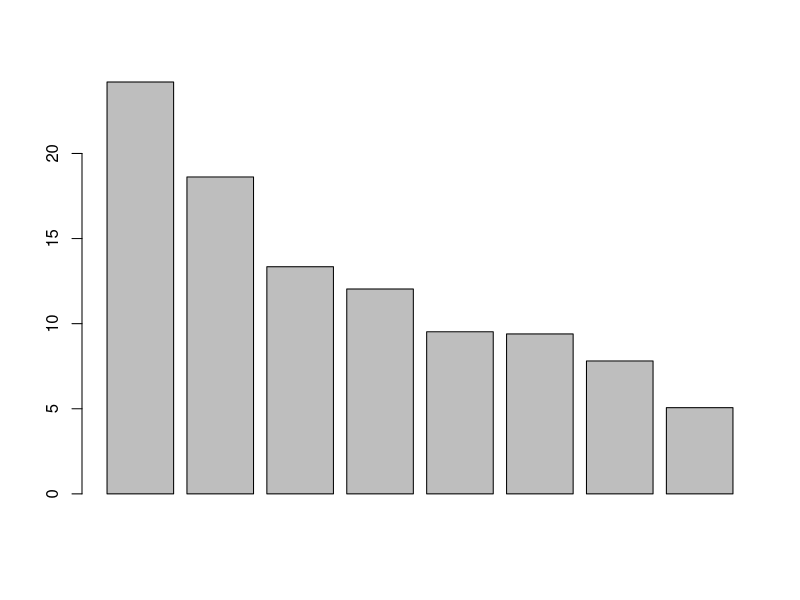
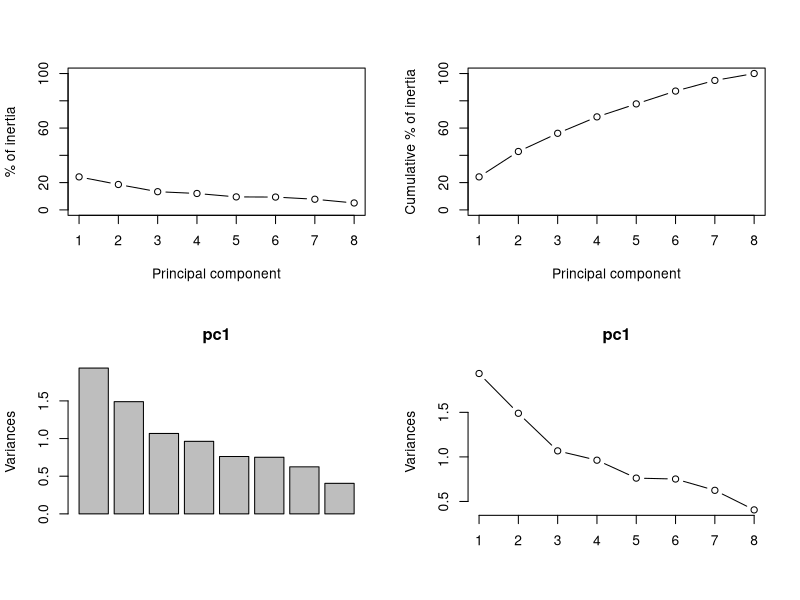
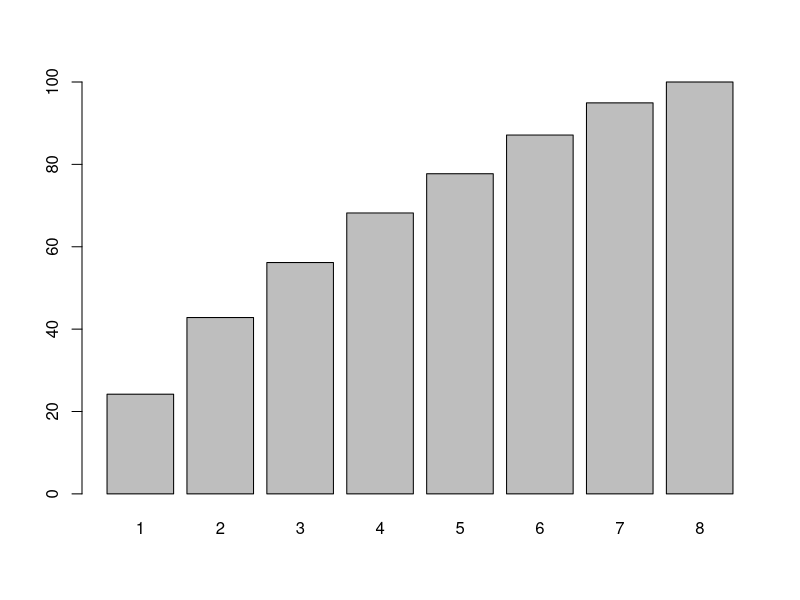
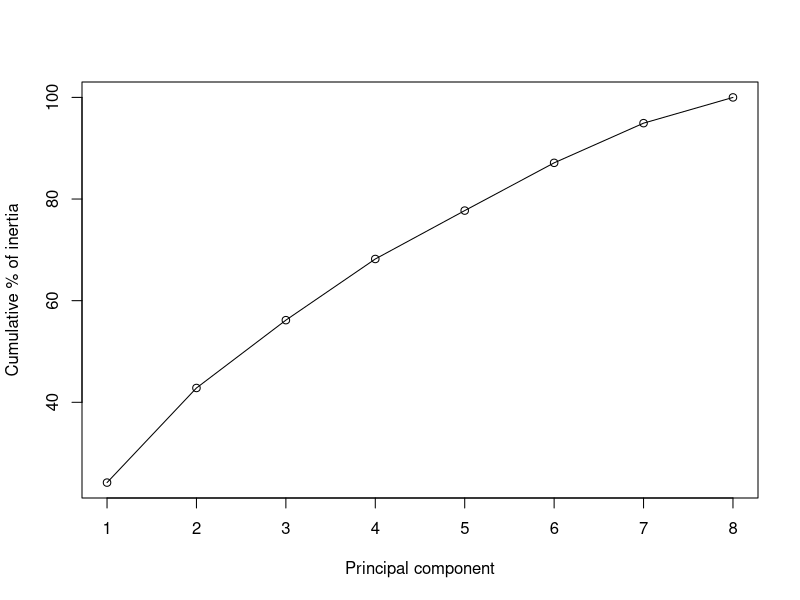
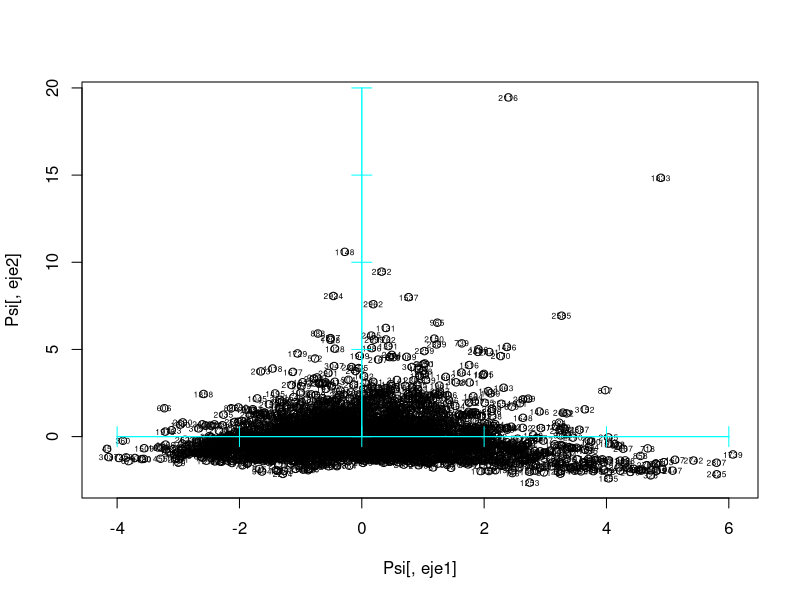
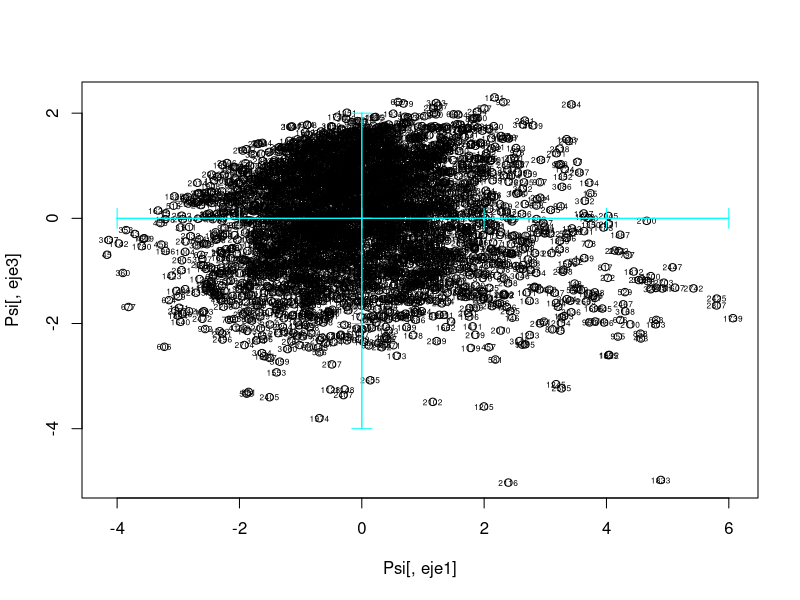
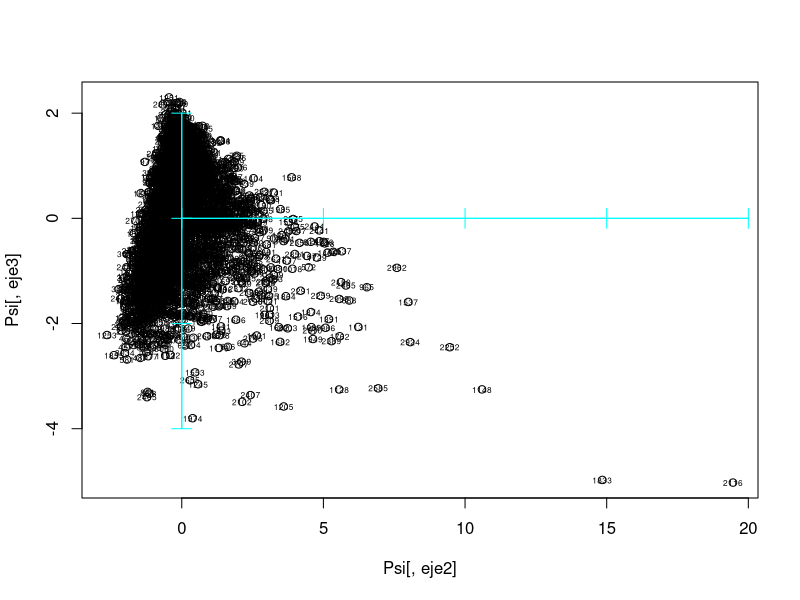
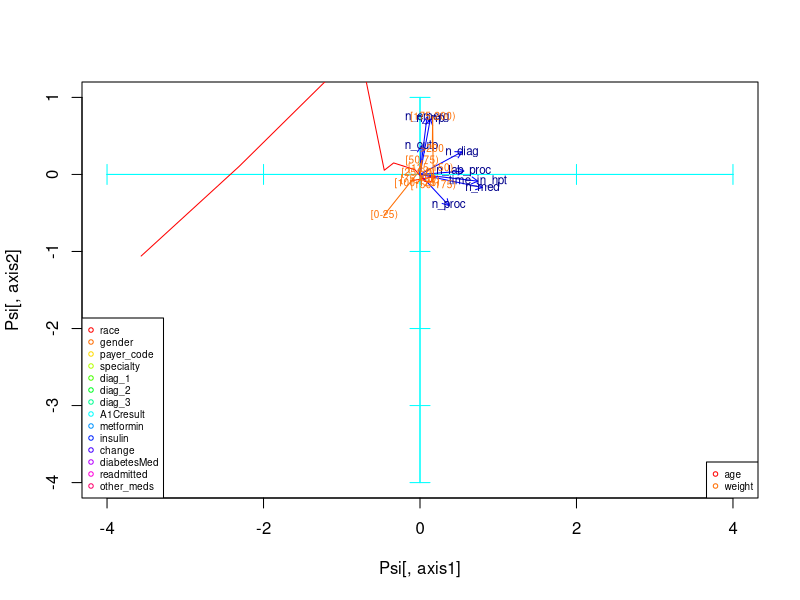

The R source for these figures, in order:
#  READING CREDSCO_BIN
# load("d:/karina/docencia/sreferenciesppt/16.AssociatiusVisualitzacio/MultivariateAnalysis/PracticaR/credscok_bin")

# setwd("D:/karina/docencia/areferenciesPPT/DadesPractiques/CREDSCO")
# dd <- read.table("credscoClean.csv",header=T, sep=";");
setwd("C:/Users/guill/Documents/GitHub/DataMiningOverDiabetics")
dd <- read.csv("processed_data.csv")

objects()
attributes(dd)

#
# VISUALISATION OF DATA
#
# PRINCIPAL COMPONENT ANALYSIS OF CONTINcUOUS VARIABLES, WITH Dictamen PROJECTED AS ILLUSTRATIVE
#

# CREATION OF THE DATA FRAME OF CONTINUOUS VARIABLES

attach(dd)
names(dd)


#set a list of numerical variables


dcon <- data.frame (n_diag,n_inp,n_outp,n_emerg,n_med,n_proc,n_lab_proc,time_in_hpt)



# PRINCIPAL COMPONENT ANALYSIS OF dcon

pc1 <- prcomp(dcon, scale=TRUE)
class(pc1)
attributes(pc1)

print(pc1)




# WHICH PERCENTAGE OF THE TOTAL INERTIA IS REPRESENTED IN SUBSPACES?

pc1$sdev
inerProj<- pc1$sdev^2 
inerProj
totalIner<- sum(inerProj)
totalIner
pinerEix<- 100*inerProj/totalIner
pinerEix
png(filename="ACP/InertiaBarplot.png", width=1920, height=1080,units="px")
barplot(pinerEix)
dev.off()

#Cummulated Inertia in subspaces, from first principal component to the 8th dimension subspace
png(filename="ACP/Inertia2x2.png", width=1920, height=1080,units="px")
par(mfrow=c(2,2))
plot(pinerEix,xlab="Principal component", ylab="% of inertia", ylim=c(0,100), type='b')
plot(cumsum(inerProj/sum(inerProj)*100),xlab="Principal component", ylab="Cumulative % of inertia", ylim=c(0,100), type='b')
screeplot(pc1)
screeplot(pc1,type="l")
dev.off()
png(filename="ACP/Inertia1x1.png", width=1920, height=1080,units="px")
par(mfrow=c(1,1))

tmp <- 100*cumsum(pc1$sdev[1:dim(dcon)[2]]^2)/dim(dcon)[2]
names(tmp) <- c(1,2,3,4,5,6,7,8)
barplot(tmp)
plot(c(1:8),tmp,type='o',xlab="Principal component", ylab="Cumulative % of inertia")
dev.off()
percInerAccum<-tmp
percInerAccum


# SELECTION OF THE SINGIFICNT DIMENSIONS (keep 80% of total inertia)

nd = 6

# STORAGE OF THE EIGENVALUES, EIGENVECTORS AND PROJECTIONS IN THE nd DIMENSIONS


Psi = pc1$x[,1:nd]

# STORAGE OF LABELS FOR INDIVIDUALS AND VARIABLES

iden = row.names(dcon)
etiq = names(dcon)
ze = rep(0,length(etiq)) # WE WILL NEED THIS VECTOR AFTERWARDS FOR THE GRAPHICS





















# PLOT OF INDIVIDUALS

#select your axis
eje1<-1
eje2<-2
eje3<-3
png(filename="ACP/Individual1.png", width=1920, height=1080,units="px")
plot(Psi[,eje1],Psi[,eje2])
text(Psi[,eje1],Psi[,eje2],labels=iden, cex=0.5)
axis(side=1, pos= 0, labels = F, col="cyan")
axis(side=3, pos= 0, labels = F, col="cyan")
axis(side=2, pos= 0, labels = F, col="cyan")
axis(side=4, pos= 0, labels = F, col="cyan")
dev.off()
png(filename="ACP/Individual2.png", width=1920, height=1080,units="px")
plot(Psi[,eje1],Psi[,eje3])
text(Psi[,eje1],Psi[,eje3],labels=iden, cex=0.5)
axis(side=1, pos= 0, labels = F, col="cyan")
axis(side=3, pos= 0, labels = F, col="cyan")
axis(side=2, pos= 0, labels = F, col="cyan")
axis(side=4, pos= 0, labels = F, col="cyan")
dev.off()
png(filename="ACP/Individual3.png", width=1920, height=1080,units="px")
plot(Psi[,eje2],Psi[,eje3])
text(Psi[,eje2],Psi[,eje3],labels=iden, cex=0.5)
axis(side=1, pos= 0, labels = F, col="cyan")
axis(side=3, pos= 0, labels = F, col="cyan")
axis(side=2, pos= 0, labels = F, col="cyan")
axis(side=4, pos= 0, labels = F, col="cyan")
dev.off()

#Projection of variables

Phi = cor(dcon,Psi)


plot.with.zooms <- function(minx,maxx,miny,maxy, axis1, axis2){
  X<-Phi[,axis1]
  Y<-Phi[,axis2]
  #all qualitative together with zooms
  plot(Psi[,axis1],Psi[,axis2],type="n",xlim=c(minx,maxx), ylim=c(miny,maxy))
  axis(side=1, pos= 0, labels = F, col="cyan")
  axis(side=3, pos= 0, labels = F, col="cyan")
  axis(side=2, pos= 0, labels = F, col="cyan")
  axis(side=4, pos= 0, labels = F, col="cyan")
  
  arrows(ze, ze, X, Y, length = 0.07,col="blue")
  text(X,Y,labels=etiq,col="darkblue", cex=0.7)
  
  #nominal qualitative variables
  dcat<-c(4,5,12,13,20,21,22,24,25,26,27,28,29,30)
  #divide categoricals in several graphs if joint representation saturates
  #build a palette with as much colors as qualitative variables 
  colors<-rainbow(length(dcat))
  c<-1
  for(k in dcat){
    seguentColor<-colors[c]
    fdic1 = tapply(Psi[,axis1],dd[,k],mean)
    fdic2 = tapply(Psi[,axis2],dd[,k],mean) 
    
    text(fdic1,fdic2,labels=levels(dd[,k]),col=seguentColor, cex=0.6)
    c<-c+1
  }
  # ordinal
  dordi<-c(6,7)
  dd[,dordi[2]] <- factor(dd[,dordi[2]], ordered=TRUE,  levels= c("[0-25)", "[25-50)", "[50-75)", "[75-100)", "[100-125)", "[125-150)", "[150-175)", "[175-200)",">200"))
  c<-1
  col <- 1
  for(k in dordi){
    seguentColor<-colors[col]
    fdic1 = tapply(Psi[,axis1],dd[,k],mean)
    fdic2 = tapply(Psi[,axis2],dd[,k],mean) 
    
    #points(fdic1,fdic2,pch=16,col=seguentColor, labels=levels(dd[,k]))
    #connect modalities of qualitative variables
    lines(fdic1,fdic2,pch=16,col=seguentColor)
    text(fdic1,fdic2,labels=levels(dd[,k]),col=seguentColor, cex=0.6)
    c<-c+1
    col<-col+1
  }
  legend("bottomleft",names(dd)[dcat],pch=1,col=colors, cex=0.6)
  legend("bottomright",names(dd)[dordi],pch=1,col=colors[1:length(dordi)], cex=0.6)
  
}


# Axis 1,2
png(filename="ACP/PlotWithZooms1-2(1).png", width=1920, height=1080,units="px")
plot.with.zooms(-4,4,-4,1,1,2)
dev.off()
png(filename="ACP/PlotWithZooms1-2(2).png", width=1920, height=1080,units="px")
plot.with.zooms(-1,1,-1,1,1,2)
dev.off()
png(filename="ACP/PlotWithZooms1-2(3).png", width=1920, height=1080,units="px")
plot.with.zooms(-2,2,-1,1,1,2)
dev.off()

# Axis 1,3
png(filename="ACP/PlotWithZooms1-3(1).png", width=1920, height=1080,units="px")
plot.with.zooms(-5,4,-5,2,1,3)
dev.off()
png(filename="ACP/PlotWithZooms1-3(2).png", width=1920, height=1080,units="px")
plot.with.zooms(-1,1,-1,1,1,3)
dev.off()

# Axis 2,3
png(filename="ACP/PlotWithZooms2-3(1).png", width=1920, height=1080,units="px")
plot.with.zooms(-4,3,-3,2,2,3)
dev.off()
png(filename="ACP/PlotWithZooms2-3(2).png", width=1920, height=1080,units="px")
plot.with.zooms(-2,2,-2,2,2,3)
dev.off()
png(filename="ACP/PlotWithZooms2-3(3).png", width=1920, height=1080,units="px")
plot.with.zooms(-1,1,-1,1,2,3)
dev.off()
